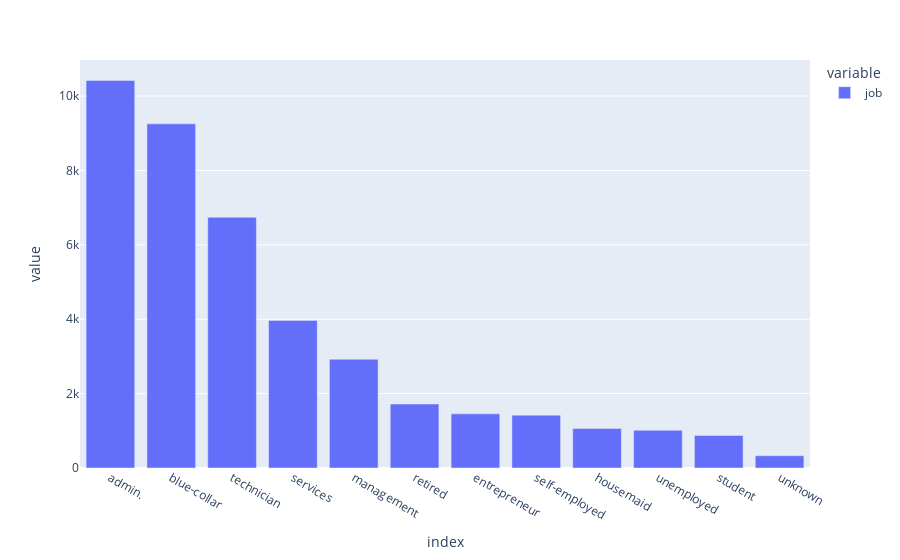

Here is the notebook cell this chart was saved with:
### Code cell
#brands=df.brand.value_counts()
import plotly.express as px
Different_types_employment=df.job.value_counts()
print("Different type of employement")
px.bar(data_frame=Different_types_employment)

### Figure 1 — Plotly figure (JSON) as saved in the notebook; plotly's stock layout.template omitted (floating-point values rounded to 4 significant figures)
{"data": [{"alignmentgroup": "True", "hovertemplate": "variable=job<br>index=%{x}<br>value=%{y}<extra></extra>", "legendgroup": "job", "marker": {"color": "#636efa", "pattern": {"shape": ""}}, "name": "job", "offsetgroup": "job", "orientation": "v", "showlegend": true, "textposition": "auto", "type": "bar", "x": ["admin.", "blue-collar", "technician", "services", "management", "retired", "entrepreneur", "self-employed", "housemaid", "unemployed", "student", "unknown"], "xaxis": "x", "y": [10422, 9254, 6743, 3969, 2924, 1720, 1456, 1421, 1060, 1014, 875, 330], "yaxis": "y"}], "layout": {"barmode": "relative", "legend": {"title": {"text": "variable"}, "tracegroupgap": 0}, "margin": {"t": 60}, "xaxis": {"anchor": "y", "domain": [0, 1], "title": {"text": "index"}}, "yaxis": {"anchor": "x", "domain": [0, 1], "title": {"text": "value"}}}}
